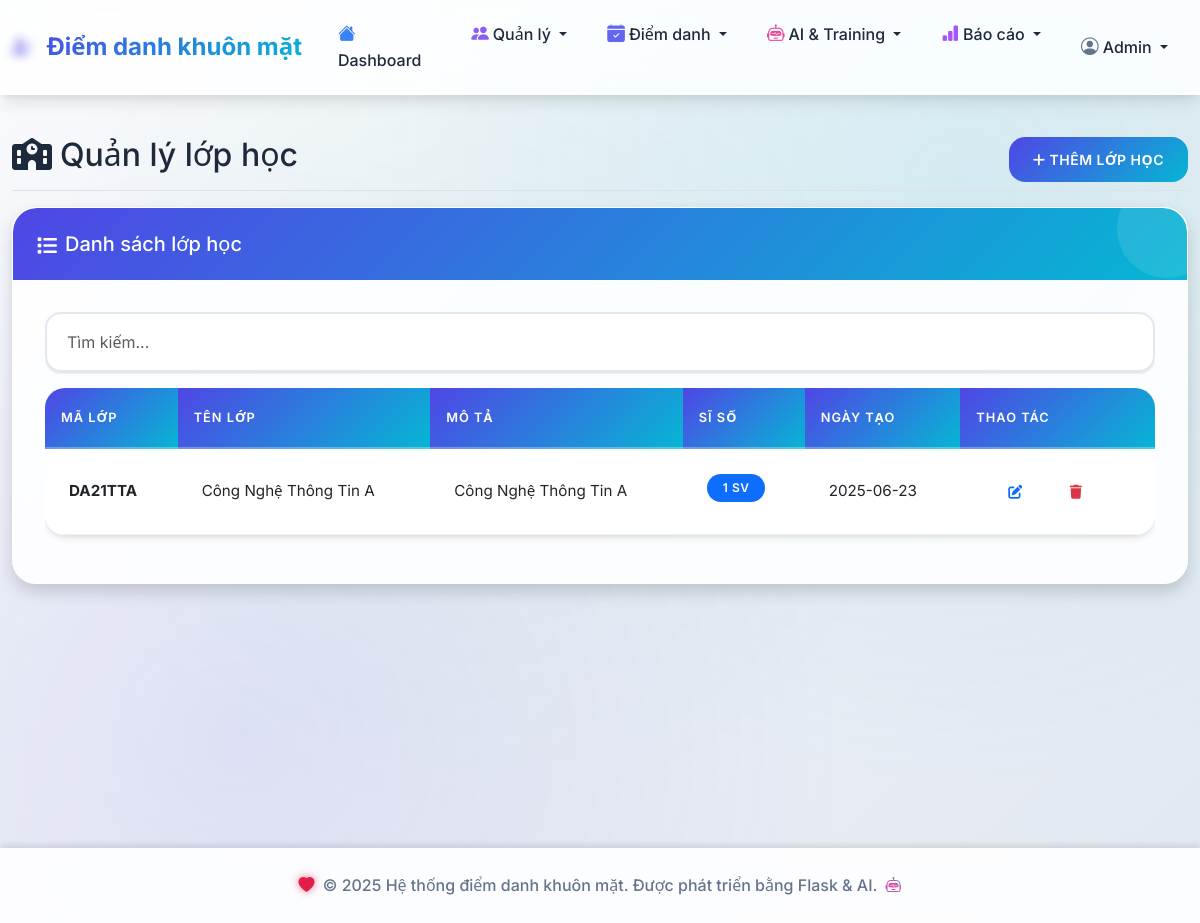
The app's page /classes/, older data.
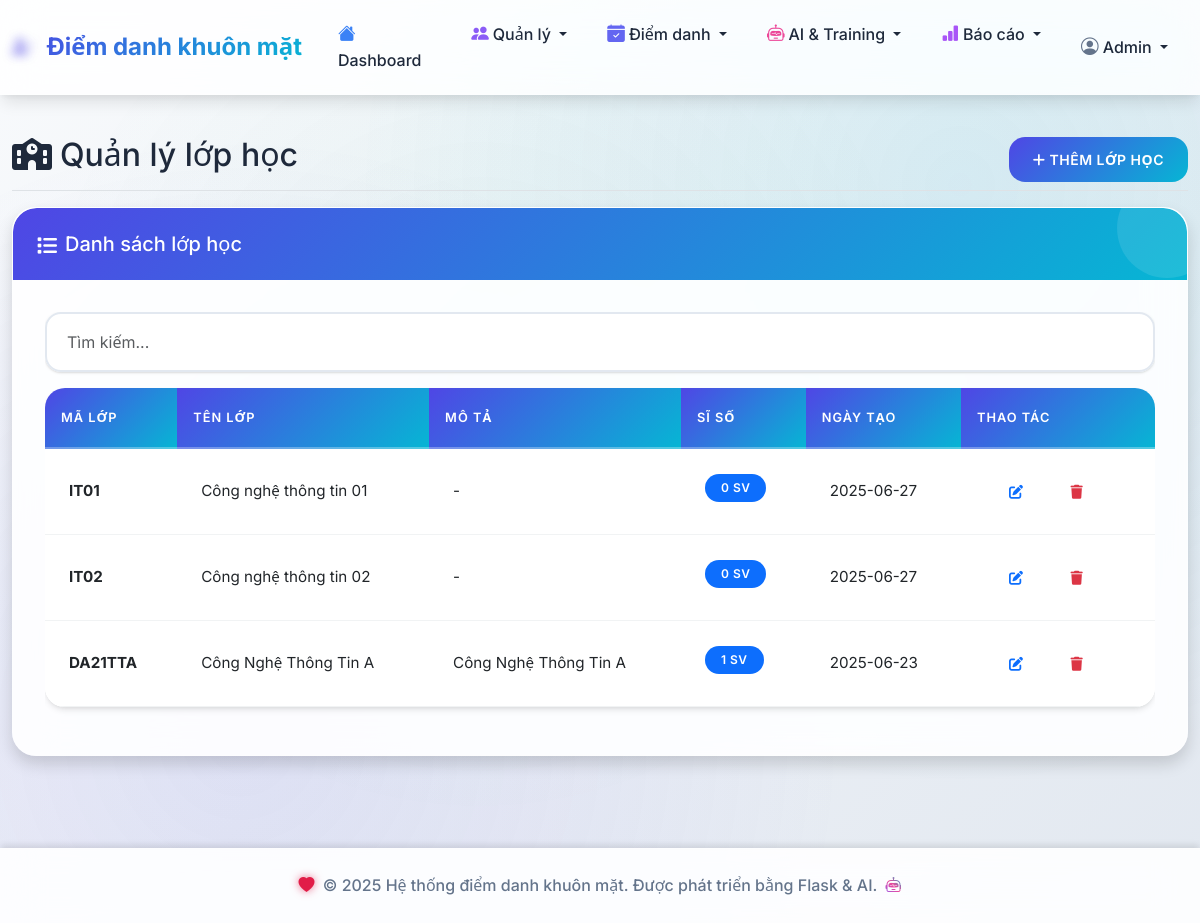
The same page, newer data.
### tables this page shows
CREATE TABLE classes (
            id INTEGER PRIMARY KEY AUTOINCREMENT,
            class_code TEXT UNIQUE NOT NULL,
            class_name TEXT NOT NULL,
            description TEXT,
            created_at TIMESTAMP DEFAULT CURRENT_TIMESTAMP
        );

### routes/classes.py (the view)
@classes_bp.route('/')
def list_classes():
    conn = get_db_connection()
    classes = conn.execute('''
        SELECT c.*, COUNT(s.id) as student_count
        FROM classes c
        LEFT JOIN students s ON c.id = s.class_id
        GROUP BY c.id
        ORDER BY c.created_at DESC
    ''').fetchall()
    conn.close()
    return render_template('classes/list.html', classes=classes)

### models/database.py (called while the page is built)
def get_db_connection():
    conn = sqlite3.connect(DATABASE_PATH)
    conn.row_factory = sqlite3.Row
    return conn

### templates/classes/list.html (shortened to what this page needs)
{% extends "base.html" %} {% block title %}Danh sách lớp học{% endblock %} {% block content %}
<div class="d-flex justify-content-between flex-wrap flex-md-nowrap align-items-center pt-3 pb-2 mb-3 border-bottom">
  <h1 class="h2"><i class="fas fa-school me-2"></i>Quản lý lớp học</h1>
  <div class="btn-toolbar mb-2 mb-md-0">
    <a href="{{ url_for('classes.add_class') }}" class="btn btn-primary"> <i class="fas fa-plus me-1"></i>Thêm lớp học </a>
  </div>
</div>
<div class="row">
  <div class="col-12">
    <div class="card shadow">
      <div class="card-header">
        <h5 class="mb-0"><i class="fas fa-list me-2"></i>Danh sách lớp học</h5>
      </div>
      <div class="card-body">
        {% if classes %}
        <div class="table-responsive">
          <table class="table table-hover" id="classesTable" data-enhance>
            <thead>
              <tr>
                <th data-sort="class_code">Mã lớp</th>
                <th data-sort="class_name">Tên lớp</th>
                <th data-sort="description">Mô tả</th>
                <th data-sort="student_count">Sĩ số</th>
                <th data-sort="created_at">Ngày tạo</th>
                <th>Thao tác</th>
              </tr>
            </thead>
            <tbody>
              {% for class in classes %}
              <tr>
                <td><strong>{{ class.class_code }}</strong></td>
                <td>{{ class.class_name }}</td>
                <td>{{ class.description or '-' }}</td>
                <td>
                  <span class="badge bg-primary">{{ class.student_count }} SV</span>
                </td>
                <td>{{ class.created_at.split(' ')[0] if class.created_at else '-' }}</td>
                <td>
                  <div class="btn-group btn-group-sm" role="group">
                    <a href="{{ url_for('classes.edit_class', class_id=class.id) }}" class="btn btn-outline-primary" title="Sửa">
                      <i class="fas fa-edit"></i>
                    </a>
                    <button type="button" class="btn btn-outline-danger" onclick="deleteClass({{ class.id }}, '{{ class.class_name }}')" title="Xóa">
                      <i class="fas fa-trash"></i>
                    </button>
                  </div>
                </td>
              </tr>
              {% endfor %}
            </tbody>
          </table>
        </div>
        {% endif %}
      </div>
    </div>
  </div>
</div>
{% endblock %}

Row changes from the older to the newer data that the page shows:
added classes: class_code "IT01", class_name "Công nghệ thông tin 01", description "-", student_count "0", created_at "2025-06-27"
added classes: class_code "IT02", class_name "Công nghệ thông tin 02", description "-", student_count "0", created_at "2025-06-27"
